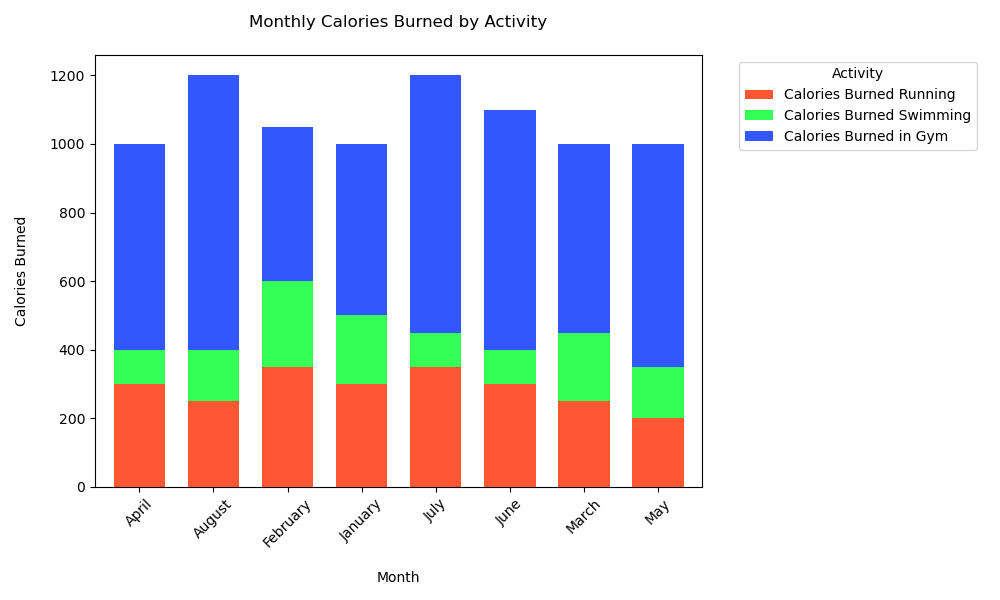

Python code for this plot:

import matplotlib.pyplot as plt
import pandas as pd
import seaborn as sns

data = [
    {'Month': 'January', 'Calories Burned in Gym': '500', 'Calories Burned Running': '300', 'Calories Burned Swimming': '200'},
    {'Month': 'February', 'Calories Burned in Gym': '450', 'Calories Burned Running': '350', 'Calories Burned Swimming': '250'},
    {'Month': 'March', 'Calories Burned in Gym': '550', 'Calories Burned Running': '250', 'Calories Burned Swimming': '200'},
    {'Month': 'April', 'Calories Burned in Gym': '600', 'Calories Burned Running': '300', 'Calories Burned Swimming': '100'},
    {'Month': 'May', 'Calories Burned in Gym': '650', 'Calories Burned Running': '200', 'Calories Burned Swimming': '150'},
    {'Month': 'June', 'Calories Burned in Gym': '700', 'Calories Burned Running': '300', 'Calories Burned Swimming': '100'},
    {'Month': 'July', 'Calories Burned in Gym': '750', 'Calories Burned Running': '350', 'Calories Burned Swimming': '100'},
    {'Month': 'August', 'Calories Burned in Gym': '800', 'Calories Burned Running': '250', 'Calories Burned Swimming': '150'}
]

df = pd.DataFrame(data)
for col in df.columns[1:]:
    df[col] = df[col].astype('float')

df_long = df.melt(id_vars='Month', var_name='Activity', value_name='Calories')

pivot_df = df_long.pivot(index='Month', columns='Activity', values='Calories')

colors = ['#FF5733', '#33FF57', '#3357FF']
pivot_df.plot(kind='bar', stacked=True, color=colors, figsize=(10, 6), width=0.7)

plt.title('Monthly Calories Burned by Activity', pad=20)
plt.xlabel('Month', labelpad=15)
plt.ylabel('Calories Burned', labelpad=15)
plt.legend(title='Activity', bbox_to_anchor=(1.05, 1), loc='upper left')
plt.xticks(rotation=45)
plt.tight_layout()

plt.show()
